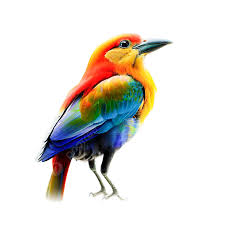
#> input picture demo.jpeg, 225 x 225 px, found by its file name
$ python Task2.py
#> lines starting #> are read from the running program, lines starting #| are printed output that depends on the picture
from PIL import Image

def encrypt_image(input_image_path, output_image_path, key):
    # Open the image
#> called with key = 123
    img = Image.open(input_image_path)
#> img is the input picture: PIL image 225x225 RGB; mean R, G, B 228.4, 224.3, 219.1
    pixels = img.load()

    # Encrypt each pixel
    width, height = img.size
#> width = 225; height = 225
    for y in range(height):
        for x in range(width):
            r, g, b = pixels[x, y]
            r ^= key
            g ^= key
            b ^= key
            pixels[x, y] = (r, g, b)

    # Save the encrypted image
    img.save(output_image_path)
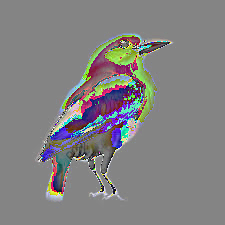
#> saved as encrypted_image.jpeg: PIL image 225x225 RGB; mean R, G, B 130.2, 129.2, 129.9
    print("Image encrypted successfully!")

def decrypt_image(input_image_path, output_image_path, key):
    # Open the encrypted image
#> called with key = 123
    img = Image.open(input_image_path)
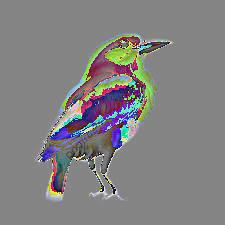
#> img: PIL image 225x225 RGB; mean R, G, B 130.3, 129.2, 129.9
    pixels = img.load()

    # Decrypt each pixel
    width, height = img.size
#> width = 225; height = 225
    for y in range(height):
        for x in range(width):
            r, g, b = pixels[x, y]
            r ^= key
            g ^= key
            b ^= key
            pixels[x, y] = (r, g, b)

    # Save the decrypted image
    img.save(output_image_path)
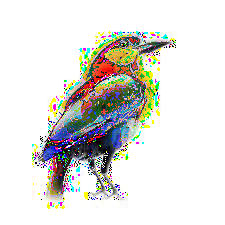
#> saved as decrypted_image.jpg: PIL image 225x225 RGB; mean R, G, B 222.8, 222.4, 218
    print("Image decrypted successfully!")

# Example usage:
input_image_path = r"C:\Users\acer\Music\VSP Task 2\demo.jpeg"
encrypted_image_path = r"C:\Users\acer\Music\VSP Task 2\encrypted_image.jpeg"
decrypted_image_path = r"C:\Users\acer\Music\VSP Task 2\decrypted_image.jpg"
encryption_key = 123  # You can use any integer value as the encryption key

# Encrypt the image
encrypt_image(input_image_path, encrypted_image_path, encryption_key)

# Decrypt the image
decrypt_image(encrypted_image_path, decrypted_image_path, encryption_key)
